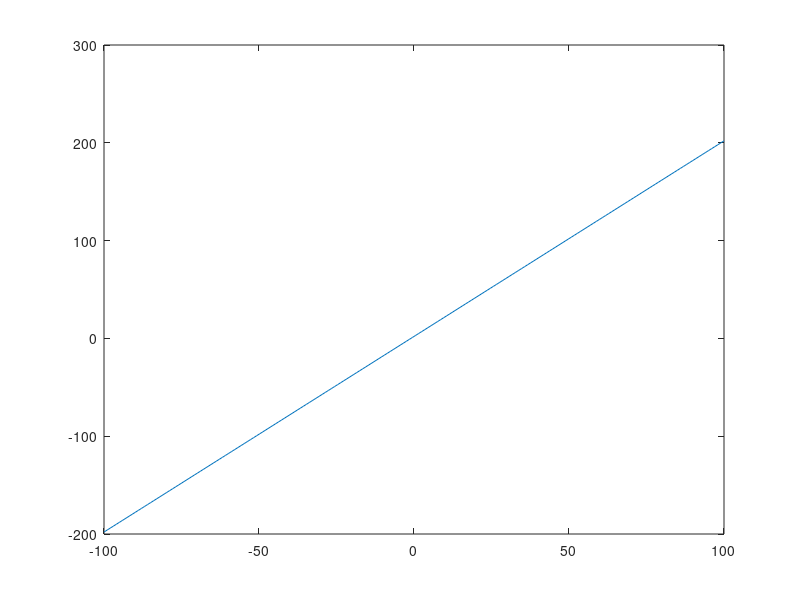

Reproduce this figure in MATLAB.
function [] = newton()
% calculate the roots of a polynomial using Newton's method.

% coefficient matrix
a = [2, 2]

% absolute error for Newton iteration
abserr = 0.5

% maximum iterations
itmax = 10

% initial condition
init = 1

x = linspace(-100,100,200);
f = polyval(a, x);

plot(x, f);

%now use Newton's method to find a root
bool = 1;
xk = init;
xk1 = 0;
k = 1;

% secant method for finding fprime derivative + epsilon when given the data
% understand bake and shake for e''
% coding of shake step

while(bool == 1)

   if(bool == 1)
        aprime = polyder(a);

        f = polyval(a, xk)
        fprime = polyval(aprime, xk)

        xvals(k) = xk;
        pvals(k) = f;
        kvals(k) = k;

        xk = xk - f / fprime;
        k = k + 1;

   end

    if(k < itmax) && (abs(xk - xk1) > abserr)
        bool = 1;
    else
        bool = 0;
    end

end

iteration = (kvals)'
xvalue = (xvals)'
fvalue = (pvals)'
